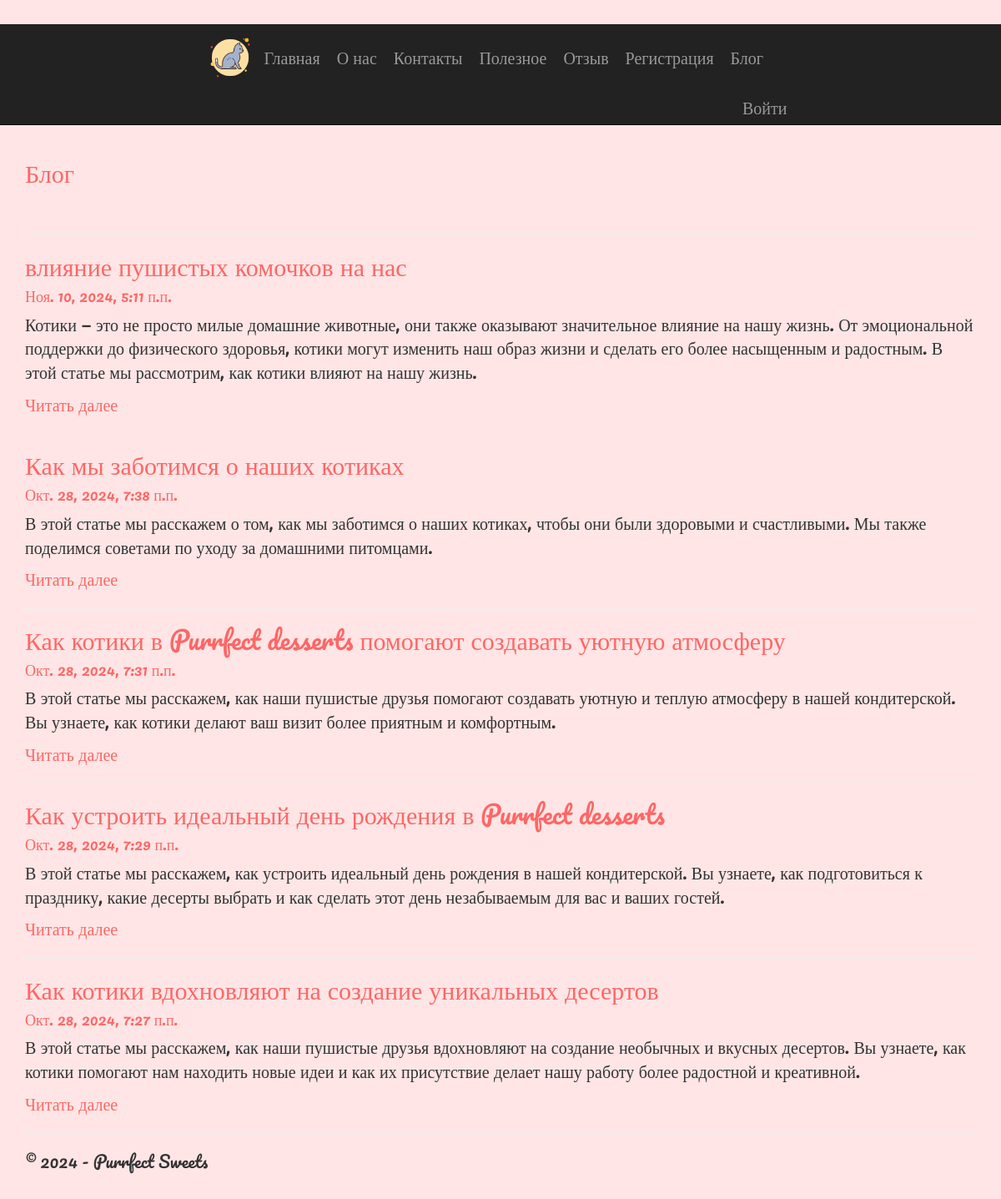
Screenshot of /blog/ with the database file from the repository.
### app/models.py (models this page shows, shortened)
class Blog(models. Model):
    title = models.CharField(max_length = 100, unique_for_date = "posted", verbose_name = "Заголовок")
    description = models.TextField(verbose_name = "Краткое содержание")
    content = models.TextField(verbose_name = "Полное содержание")
    posted = models.DateTimeField(default = datetime.now(), db_index = True, verbose_name = "Опубликована")
    author = models.ForeignKey(User, null=True, blank=True, on_delete = models.SET_NULL, verbose_name = "Автор")
    image = models.FileField(default = "temp.jpg", verbose_name= "Путь картинкe")
    class Meta:
        db_table = "Posts" #имя таблицы для модели
        ordering = ["-posted"] #порядок сортировки данных в модели ("-" означает по убыванию)
        verbose_name = "статья блога" # имя, под которым модель будет отображаться в административном разделе (для одной статьи блога)
        verbose_name_plural = "статьи блога" # тоже для всех статей блога

### app/views.py (the view)
# urls.py: path('blog/', views.blog, name='blog'),
def blog(request):
    posts = Blog.objects.all() # запрос на выбор всех статей блога из модели
    assert isinstance(request, HttpRequest)
    return render(
        request,
        'app/blog.html',
        {
            'title':'Блог',
            'posts': posts, # передача списка статей в шаблон веб-страницы
            'year':datetime.now().year,
        }
)

### app/templatetags/custom_filters.py (called while the page is built)
@register.filter
def in_group(user, group_name):
    return user.groups.filter(name=group_name).exists()

### app/templates/app/blog.html
﻿{% extends "app/layout.html" %}
{% block content %}
<h2>{{ title }}</h2>
<br />
{% for post in posts %}
<hr />
<div class="">
    <h2> {{post.title}} </h2>
    <h4> {{post.posted}} </h4>
    <p> {{post.description}} </p>
    <p><a href="{% url 'blogpost' parametr=post.id %}" class="read_more"> Читать далее </a> </p>
</div>
{% endfor %}
{% endblock %}

### app/static/app/content/site.css (style rules this page uses)
body { font-family: 'Pacifico', cursive; background-color: #FFE5E5; color: #333; margin: 0; padding: 0; padding-top: 80px; padding-bottom: 20px; font-size: 20px; }
h1, h2, h3, h4, h5, h6 { font-family: 'Pacifico', cursive; color: #FF6666 }
.back-link, .read_more, .comment-date { color: #FF6666; }
:root { --primary: #ff9ecd; --secondary: #ffd6e7; --accent: #ff7bac; --text: #4a4a4a; }

### rows the page displays
Blog: title "влияние пушистых комочков на нас", posted "Ноя. 10, 2024, 5:11 п.п.", description "Котики — это не просто милые домашние животные, они также оказывают значительное влияние на нашу жизнь. От эмоциональной поддержки до физического здоровья, котики могут изменить наш образ жизни и сделать его более насыщенным и радостным. В этой статье мы рассмотрим, как котики влияют на нашу жизнь."
Blog: title "Как мы заботимся о наших котиках", posted "Окт. 28, 2024, 7:38 п.п.", description "В этой статье мы расскажем о том, как мы заботимся о наших котиках, чтобы они были здоровыми и счастливыми. Мы также поделимся советами по уходу за домашними питомцами."
Blog: title "Как котики в Purrfect desserts помогают создавать уютную атмосферу", posted "Окт. 28, 2024, 7:31 п.п.", description "В этой статье мы расскажем, как наши пушистые друзья помогают создавать уютную и теплую атмосферу в нашей кондитерской. Вы узнаете, как котики делают ваш визит более приятным и комфортным."
Blog: title "Как устроить идеальный день рождения в Purrfect desserts", posted "Окт. 28, 2024, 7:29 п.п.", description "В этой статье мы расскажем, как устроить идеальный день рождения в нашей кондитерской. Вы узнаете, как подготовиться к празднику, какие десерты выбрать и как сделать этот день незабываемым для вас и ваших гостей."
Blog: title "Как котики вдохновляют на создание уникальных десертов", posted "Окт. 28, 2024, 7:27 п.п.", description "В этой статье мы расскажем, как наши пушистые друзья вдохновляют на создание необычных и вкусных десертов. Вы узнаете, как котики помогают нам находить новые идеи и как их присутствие делает нашу работу более радостной и креативной."

### other values shown
{{ title }} "Блог"
